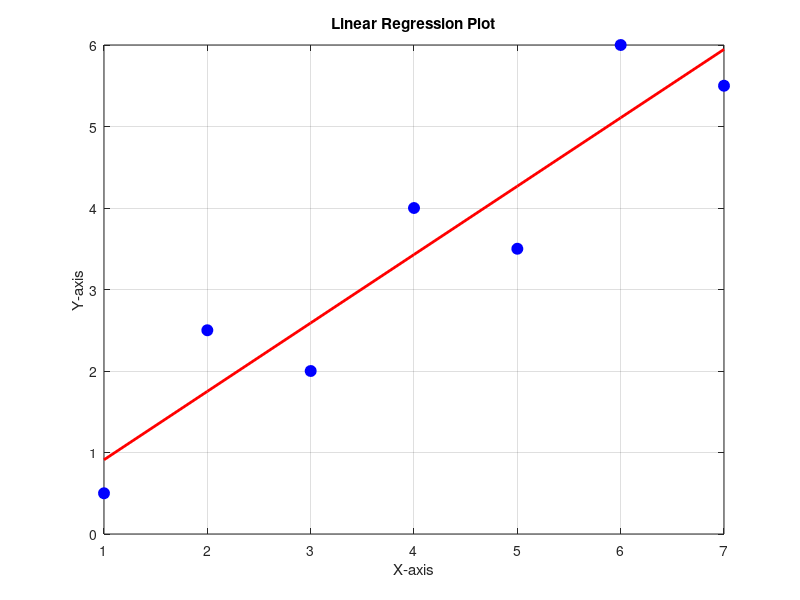

MATLAB code for this plot:
clc
clear
x = [1,2, 3, 4, 5 ,6, 7];
y = [0.5, 2.5, 2 ,4, 3.5, 6 ,5.5];
n = length(x); 
x1 = sum(x);
y1 = sum(y);
xxx = x1/n;
yy = y1/n;
xx = x.*y;
sxy = sum(xx);
x2 = x.^2;
x3 = sum(x2);
ymyf = (y-yy).^2;

a1 = (n*(sxy)-((x1)*(y1)))/(n*(x3)-(x1)^2);
a0 = yy - a1*(xxx);
yf = a0 + a1*(x);
plot(x,y,'bo','MarkerSize', 8 ,'MarkerFaceColor', 'b')
hold on 
plot(x,yf, 'r-', 'LineWidth', 2)
xlabel('X-axis')
ylabel('Y-axis')
title('Linear Regression Plot')
grid on 
%داله جاهزة 
% coeffs = polyfit(x, y, 1);coeffs = polyfit(x, y, 1); % حساب الميل والثابت
% = polyval(coeffs, x); % حساب القيم المتوقعة
%plot(x, yf_polyfit, 'g--', 'LineWidth', 1.5)